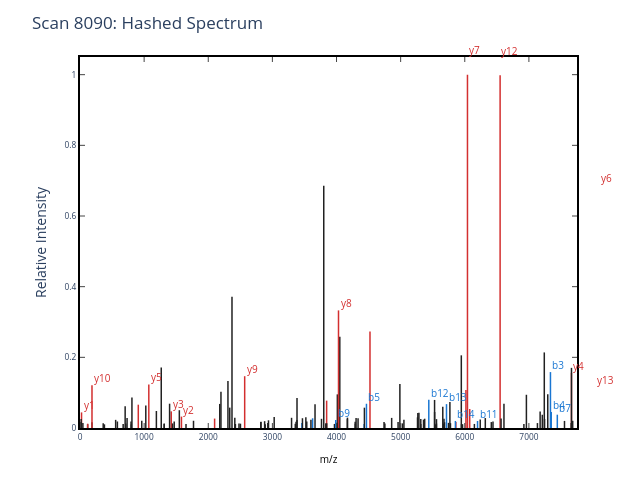

Notebook code for this chart:
### Code cell
def hasher(num: int) -> int:
    """
    Hash function that maps sparse indices to a fixed number of buckets.

    Input: Large sparse index (e.g., 12910)
    Output: Small bucket index (0 to 9999)
    """
    # Convert integer to bytes for hashing (rapidhash expects byte input)
    byte_representation = int(num).to_bytes(8, 'little')
    # Hash and mod to get bucket index in range [0, hash_buckets-1]
    return rapidhash(byte_representation) % HASH_BUCKETS

# Set-up
hashed_mz = []
hashed_intensity = []
hash_vector = [0] * HASH_BUCKETS
mz_intensity_map = {}
for i, mz in enumerate(scan_8090.mz):
    mz_intensity_map[to_idx(mz)] = scan_8090.intensity[i]

# Hash the mz and add the intensities as we go
for sparse_idx, intensity in mz_intensity_map.items():
    bucket_idx = hasher(sparse_idx)
    hash_vector[bucket_idx] += intensity
    hashed_mz.append(bucket_idx)
    hashed_intensity.append(hash_vector[bucket_idx])

# Update the hashed mz and intensities
scan_8090.hashed_mz = hashed_mz
scan_8090.hashed_intensity = hashed_intensity

# Create a hashed_spectrum SWT object for plotting purposes only
hashed_spectrum = get_SWT_object(
    mzml_path=full_calibrated_mzml_path,
    scan_number = 8090,
    full_sequence = 'AVVQ[Deamidated]DPALKPLALVYGEATSR',
)
for i in range (len(hashed_spectrum.mz)):
    hashed_spectrum.mz[i] = scan_8090.hashed_mz[i] #Re-writing the mz_array with the hashed mz values
    hashed_spectrum.intensity[i] = scan_8090.hashed_intensity[i] #Re-writing the intensity_array with the summed intensity values

# Plot the hashed spectrum
plot_MS2(hashed_spectrum, 'Scan 8090: Hashed Spectrum')
